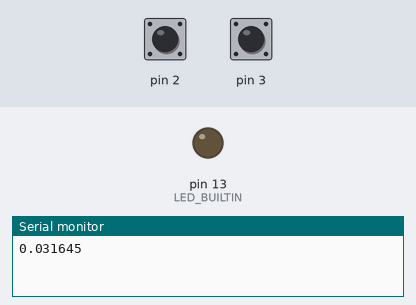
Simulated run of this sketch. Board: Arduino Uno, built with avr-gcc and run on an emulated ATmega328P. Parts: output pins drawn as LEDs (lit = HIGH), the last lines printed to the serial monitor. The inputs (shaded band) are chosen by the test bench; at power-on: pin 2 HIGH, pin 3 HIGH.

Above: at 1.2 s.
1.3 s: pin 2 pulled LOW for 0.15 s
At 1.38 s:
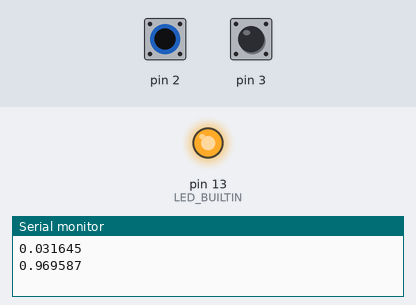
2.9 s: pin 2 pulled LOW for 3.2 s
At 7.3 s:
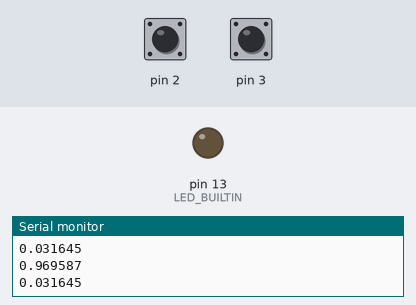
7.6 s: pin 3 pulled LOW for 3.2 s
At 9.0 s:
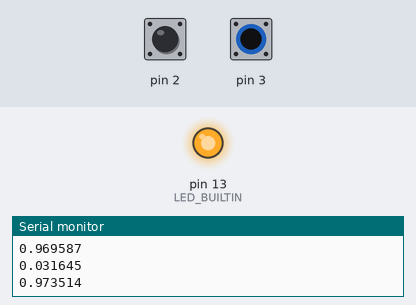
Timing chart, 0 to 12.3 s (numbered marks = the images above; inputs shaded):
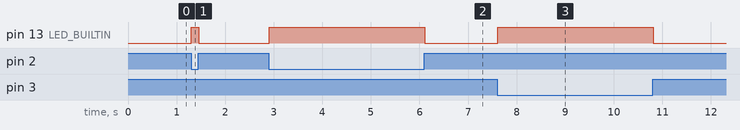

Measured:
- after the input at 1.3 s, pin 13 (LED_BUILTIN): LOW → HIGH at once, → LOW 0.15 s later
- after the input at 2.9 s, pin 13 (LED_BUILTIN): LOW → HIGH at once, → LOW 3.2 s later
- after the input at 7.6 s, pin 13 (LED_BUILTIN): LOW → HIGH at once, → LOW 3.2 s later

The sketch:

07_03.ino
```cpp
#include <math.h>

// Layer 1
const float layer1_weights[][4] = {
  {-2.661358, -0.005710, 3.121311, -6.451425},
  {-2.090339, 1.522780, 3.211208, -6.401955},
};
const float layer1_biases[] = {
  3.708739,
  -0.341909,
  -4.902582,
  2.614123,
};

// Layer 2
const float layer2_weights[][1] = {
  {5.062288},
  {-1.523900},
  {-6.455785},
  {-10.212896},
};
const float layer2_biases[] = {
  1.633715,
};

/*
array([[0.02604198],
       [0.9695868 ],
       [0.9735144 ],
       [0.03164509]], dtype=float32)
*/

float prevOut = 0.0;

void setup() {
  Serial.begin(9600);

  pinMode(LED_BUILTIN, OUTPUT);

  pinMode(2, INPUT_PULLUP);
  pinMode(3, INPUT_PULLUP);
}

float sigmoid(float x) {
    return 1.0 / (1.0 + exp(-x));
}

void loop() {
  int input1 = digitalRead(2);
  int input2 = digitalRead(3);

  float input[2] = {input1, input2};
  float out = 0.0;

  int input_dim = 2;
  int hidden_dense = 4;

  float v2 = 0.0;
  for (int j = 0; j < hidden_dense; j++) {
    float v1 = 0.0;
    for (int i = 0; i < input_dim; i++) {
      v1 += input[i] * layer1_weights[i][j];
    }
    float hidden = sigmoid(v1 + layer1_biases[j]);

    v2 += hidden * layer2_weights[j][0];
  }

  out = sigmoid(v2 + layer2_biases[0]);

  if (prevOut != out) {
    Serial.println(out, 6);
    prevOut = out;
  }

  if (out > 0.5) {
    digitalWrite(LED_BUILTIN, HIGH);
  } else {
    digitalWrite(LED_BUILTIN, LOW);
  }

  delay(10);
}
```
